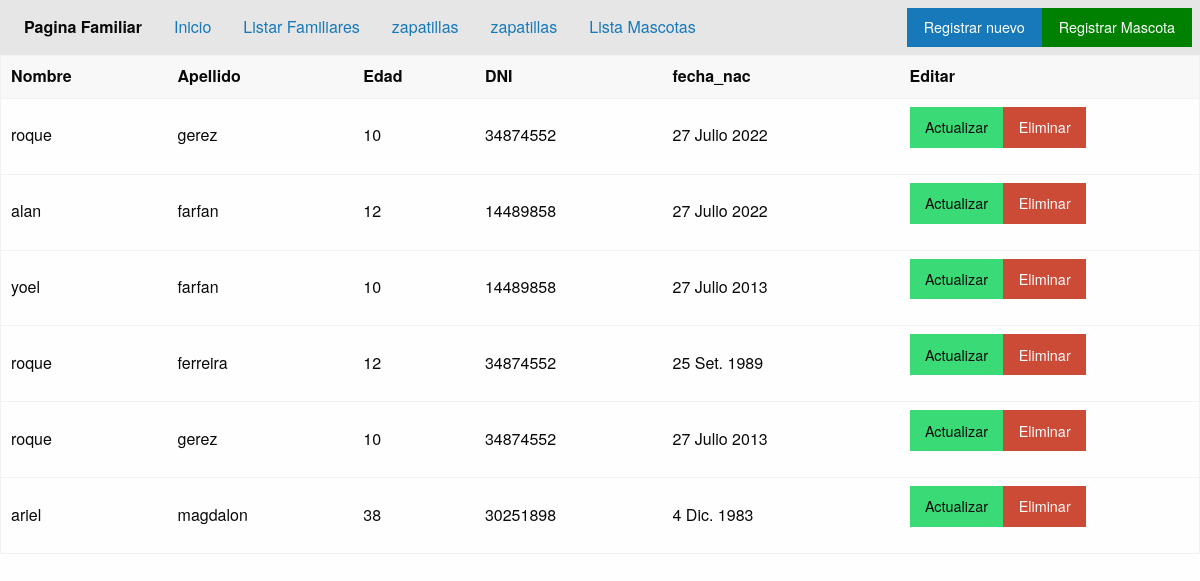
The app's page /lista/ with its own data.
### applications/familia/models.py (models this page shows, shortened)
class Familia(models.Model):
    Sex_choises=(
        ('0', 'Hombre'),
        ('1', 'Mujer'),
        ('2', 'otro'),
    )
    type_family_chises=(
    ('0', 'Padre'),
    ('1', 'Madre'),
    ('2', 'Hijo'),
    ('3', 'Cuñao'),
    )
    nombre = models.CharField('Nombre: ', max_length=20)
    apellido = models.CharField('Apellido', max_length=10)
    edad = models.PositiveIntegerField()
    sexo = models.CharField('Sexo', max_length=1, choices=Sex_choises)
    parentezco = models.CharField('Parentezco Familiar:', max_length=1, choices=type_family_chises)
    dni = models.CharField('DNI:', max_length=10)
    fecha_nac = models.DateField('Fecha Nacimiento: ', blank=True, null=True)

### applications/familia/views.py (the view)
# urls.py: path('lista/', views.FamiliaListView.as_view(), name='ListaFamiliares'),
class FamiliaListView(ListView):
    template_name = "familia/listar.html"
    model = Familia
    context_object_name="lista"

### templates/familia/listar.html (shortened to what this page needs)
{% extends 'home.html' %}
{% load static %}
{% block content %}
{% include 'includes/header.html' %}
<table>
  <thead>
    <tr>
      <th>Nombre</th>
      <th>Apellido</th>
      <th>Edad</th>
      <th>DNI</th>
      <th>fecha_nac</th>
      <th width="300">Editar</th>
    </tr>
  </thead>
  {% for i in lista %}
  <tbody>
    <tr>
      <td>{{i.nombre}}</td>
      <td>{{i.apellido}}</td>
      <td>{{i.edad}}</td>
      <td>{{i.dni}}</td>
      <td>{{i.fecha_nac}}</td>
      <td><a class="button success" href="{% url 'familia_app:Update' i.id %}">Actualizar</a><a class="button alert"
          href="{% url 'familia_app:Delete' i.id %}">Eliminar</a></td>
    </tr>
  </tbody>
  {% endfor %}
</table>
{% endblock content %}

### records on screen
Familia: nombre "roque", apellido "gerez", edad "10", dni "34874552", fecha_nac "27 Julio 2022"
Familia: nombre "alan", apellido "farfan", edad "12", dni "14489858", fecha_nac "27 Julio 2022"
Familia: nombre "yoel", apellido "farfan", edad "10", dni "14489858", fecha_nac "27 Julio 2013"
Familia: nombre "roque", apellido "ferreira", edad "12", dni "34874552", fecha_nac "25 Set. 1989"
Familia: nombre "roque", apellido "gerez", edad "10", dni "34874552", fecha_nac "27 Julio 2013"
Familia: nombre "ariel", apellido "magdalon", edad "38", dni "30251898", fecha_nac "4 Dic. 1983"
